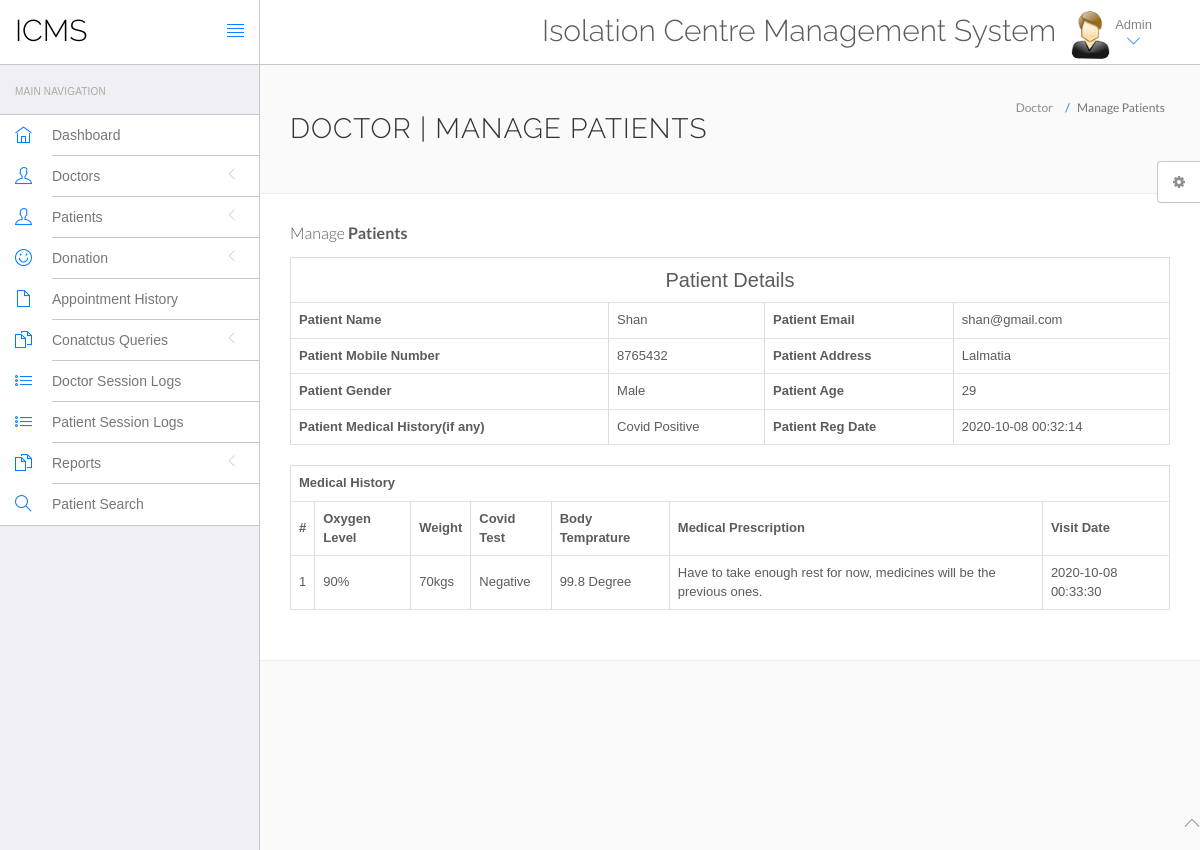
The page /isolation_centre/icms/admin/view-patient.php?viewid=8 (signed in) on the database its author committed.
### tables this page shows
CREATE TABLE `tblpatient` (
  `ID` int(10) NOT NULL,
  `Docid` int(10) DEFAULT NULL,
  `PatientName` varchar(200) DEFAULT NULL,
  `PatientContno` bigint(10) DEFAULT NULL,
  `PatientEmail` varchar(200) DEFAULT NULL,
  `PatientGender` varchar(50) DEFAULT NULL,
  `PatientAdd` mediumtext DEFAULT NULL,
  `PatientAge` int(10) DEFAULT NULL,
  `Weight` varchar(50) DEFAULT NULL,
  `Systoms` varchar(50) DEFAULT NULL,
  `PatientMedhis` mediumtext DEFAULT NULL,
  `CreationDate` timestamp NULL DEFAULT current_timestamp(),
  `UpdationDate` timestamp NULL DEFAULT NULL ON UPDATE current_timestamp()
);

CREATE TABLE `tblmedicalhistory` (
  `ID` int(10) NOT NULL,
  `PatientID` int(10) DEFAULT NULL,
  `OxygenLevel` varchar(200) DEFAULT NULL,
  `CovidTest` varchar(200) NOT NULL,
  `Weight` varchar(100) DEFAULT NULL,
  `Temperature` varchar(200) DEFAULT NULL,
  `MedicalPres` mediumtext DEFAULT NULL,
  `CreationDate` timestamp NOT NULL DEFAULT current_timestamp() ON UPDATE current_timestamp()
);

### isolation_centre/icms/admin/view-patient.php (the view, shortened to what this page needs)
<?php
include('include/config.php');
?>
<!DOCTYPE html>
<html lang="en">
	<head>
		<link rel="stylesheet" href="vendor/bootstrap/css/bootstrap.min.css">
		<link rel="stylesheet" href="vendor/fontawesome/css/font-awesome.min.css">
		<link rel="stylesheet" href="vendor/themify-icons/themify-icons.min.css">
		<link href="vendor/animate.css/animate.min.css" rel="stylesheet" media="screen">
		<link href="vendor/perfect-scrollbar/perfect-scrollbar.min.css" rel="stylesheet" media="screen">
		<link href="vendor/switchery/switchery.min.css" rel="stylesheet" media="screen">
		<link href="vendor/bootstrap-touchspin/jquery.bootstrap-touchspin.min.css" rel="stylesheet" media="screen">
		<link href="vendor/select2/select2.min.css" rel="stylesheet" media="screen">
		<link href="vendor/bootstrap-datepicker/bootstrap-datepicker3.standalone.min.css" rel="stylesheet" media="screen">
		<link href="vendor/bootstrap-timepicker/bootstrap-timepicker.min.css" rel="stylesheet" media="screen">
		<link rel="stylesheet" href="assets/css/styles.css">
		<link rel="stylesheet" href="assets/css/plugins.css">
		<link rel="stylesheet" href="assets/css/themes/theme-1.css" id="skin_color" />
	</head>
	<body>
		<div id="app">
<?php include('include/sidebar.php');?>
<div class="app-content">
<?php include('include/header.php');?>
<div class="main-content" >
<div class="wrap-content container" id="container">
<section id="page-title">
<div class="row">
<div class="col-sm-8">
<h1 class="mainTitle">Doctor | Manage Patients</h1>
</div>
<ol class="breadcrumb">
<li>
<span>Doctor</span>
</li>
<li class="active">
<span>Manage Patients</span>
</li>
</ol>
</div>
</section>
<div class="container-fluid container-fullw bg-white">
<div class="row">
<div class="col-md-12">
<h5 class="over-title margin-bottom-15">Manage <span class="text-bold">Patients</span></h5>
<?php
                               $vid=$_GET['viewid'];
                               $ret=mysqli_query($con,"select * from tblpatient where ID='$vid'");
$cnt=1;
while ($row=mysqli_fetch_array($ret)) {
                               ?>
<table border="1" class="table table-bordered">
 <tr align="center">
<td colspan="4" style="font-size:20px;color:blue">
 Patient Details</td></tr>
    <tr>
    <th scope>Patient Name</th>
    <td><?php  echo $row['PatientName'];?></td>
    <th scope>Patient Email</th>
    <td><?php  echo $row['PatientEmail'];?></td>
  </tr>
  <tr>
    <th scope>Patient Mobile Number</th>
    <td><?php  echo $row['PatientContno'];?></td>
    <th>Patient Address</th>
    <td><?php  echo $row['PatientAdd'];?></td>
  </tr>
    <tr>
    <th>Patient Gender</th>
    <td><?php  echo $row['PatientGender'];?></td>
    <th>Patient Age</th>
    <td><?php  echo $row['PatientAge'];?></td>
  </tr>
  <tr>
    <th>Patient Medical History(if any)</th>
    <td><?php  echo $row['PatientMedhis'];?></td>
     <th>Patient Reg Date</th>
    <td><?php  echo $row['CreationDate'];?></td>
  </tr>
<?php }?>
</table>
<?php
$ret=mysqli_query($con,"select * from tblmedicalhistory  where PatientID='$vid'");
 ?>
<table id="datatable" class="table table-bordered dt-responsive nowrap" style="border-collapse: collapse; border-spacing: 0; width: 100%;">
  <tr align="center">
   <th colspan="8" >Medical History</th>
  </tr>
  <tr>
    <th>#</th>
<th>Oxygen Level</th>
<th>Weight</th>
<th>Covid Test</th>
<th>Body Temprature</th>
<th>Medical Prescription</th>
<th>Visit Date</th>
</tr>
<?php
while ($row=mysqli_fetch_array($ret)) {
  ?>
<tr>
  <td><?php echo $cnt;?></td>
 <td><?php  echo $row['OxygenLevel'];?></td>
 <td><?php  echo $row['Weight'];?></td>
 <td><?php  echo $row['CovidTest'];?></td>
  <td><?php  echo $row['Temperature'];?></td>
  <td><?php  echo $row['MedicalPres'];?></td>
  <td><?php  echo $row['CreationDate'];?></td>
</tr>
<?php $cnt=$cnt+1;} ?>
</table>
</div>
</div>
</div>
</div>
</div>
</div>
</div>
	<?php include('include/footer.php');?>
	<?php include('include/setting.php');?>
	</body>
</html>

### isolation_centre/icms/admin/assets/css/themes/theme-1.css (style rules this page uses)
body { background: #FAFAFA; }

### rows shown on the page
tblpatient: PatientName "Shan", PatientEmail "shan@gmail.com", PatientContno "8765432", PatientAdd "Lalmatia", PatientGender "Male", PatientAge "29", PatientMedhis "Covid Positive", CreationDate "2020-10-08 00:32:14"
tblmedicalhistory: OxygenLevel "90%", Weight "70kgs", CovidTest "Negative", Temperature "99.8 Degree", MedicalPres "Have to take enough rest for now, medicines will be the previous ones.", CreationDate "2020-10-08 00:33:30"
